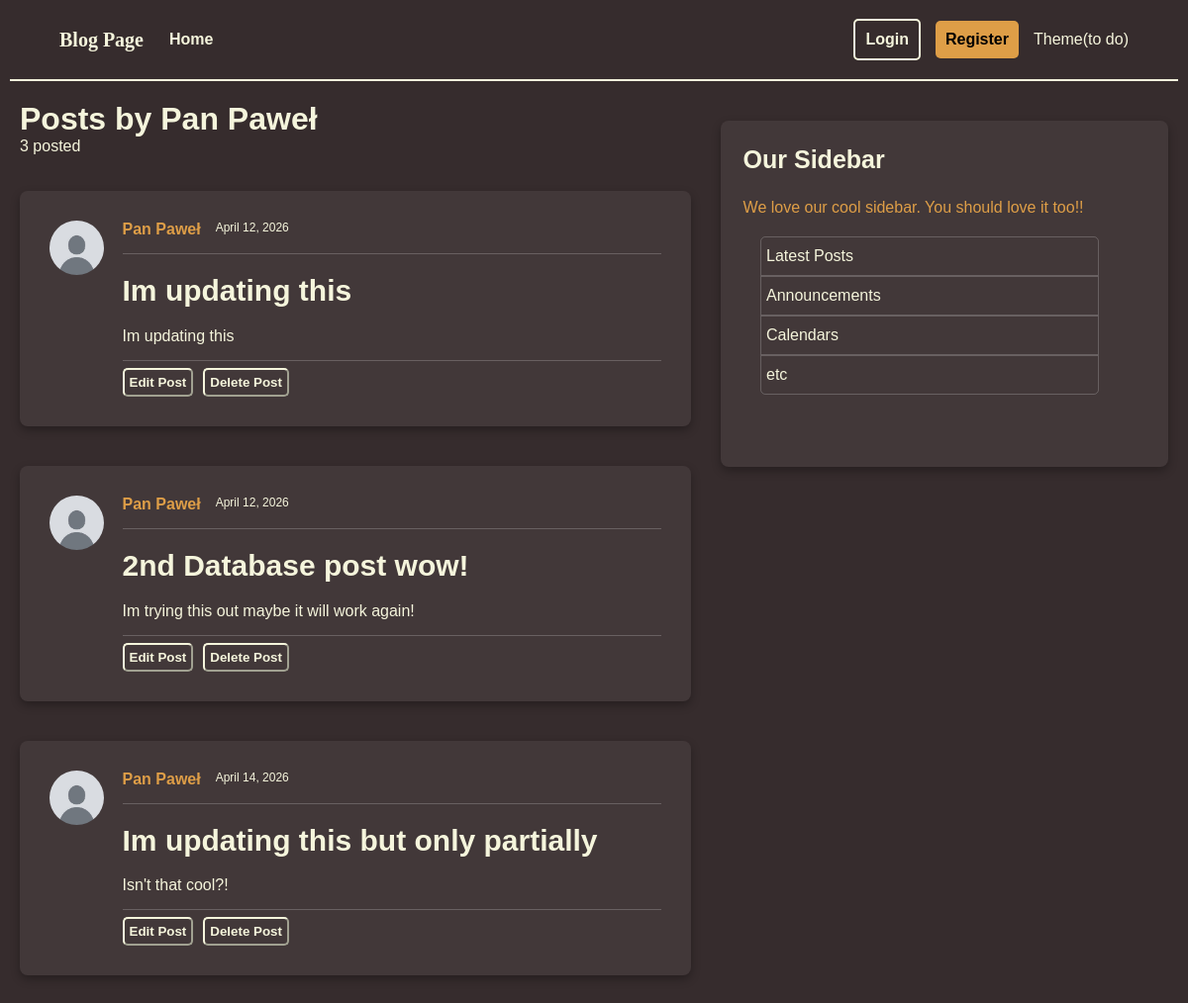
Before: /users/1/posts with the older database file.
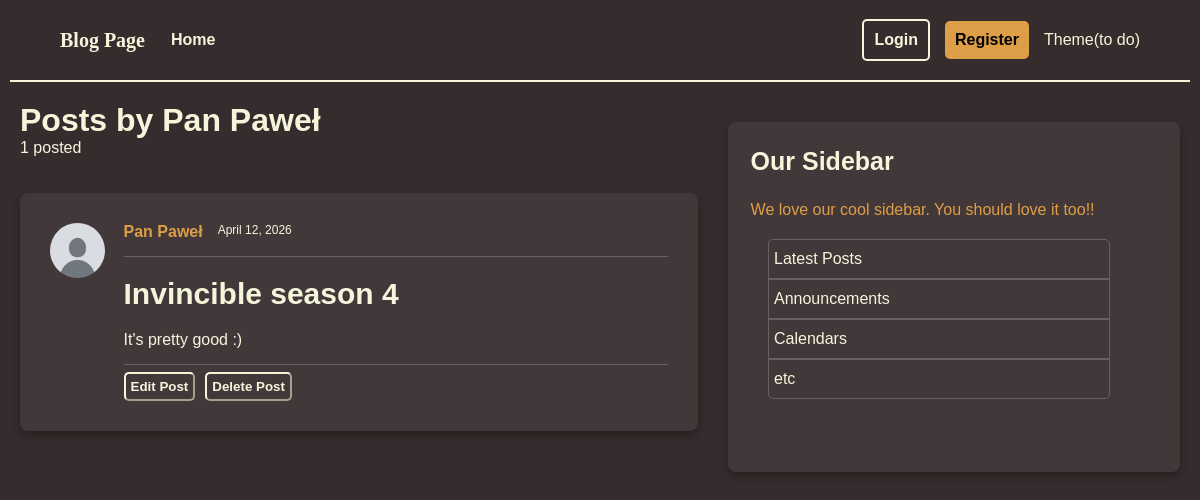
After: the same page with the newer database file.
### models.py (models this page shows, shortened)
class Post(Base):
    __tablename__ = "posts"
    id: Mapped[int] = mapped_column(Integer, primary_key=True, index=True)
    title: Mapped[str] = mapped_column(String(100), nullable=False)
    content: Mapped[str] = mapped_column(Text, nullable=False)
    user_id: Mapped[int] = mapped_column(
        ForeignKey("users.id"),
        nullable=False,
        index=True,
    )
    date_posted: Mapped[datetime] = mapped_column(
        DateTime(timezone=True),
        default=lambda: datetime.now(UTC),
    )
    author: Mapped[User] = relationship(back_populates="posts")

class User(Base):
    __tablename__ = "users"
    id: Mapped[int] = mapped_column(Integer, primary_key=True, index=True)
    username: Mapped[str] = mapped_column(String(50), unique=True, nullable=False)
    email: Mapped[str] = mapped_column(String(120), unique=True, nullable=False)
    image_file: Mapped[str | None] = mapped_column(
        String(200),
        nullable=True,
        default=None,
    )
    posts: Mapped[list[Post]] = relationship(back_populates="author")

### main.py (the view)
@app.get("/users/{user_id}/posts", include_in_schema=False)
def user_posts_page(request: Request, user_id: int, db: Annotated[Session, Depends(get_db)]):
    result = db.execute(select(models.User).where(models.User.id == user_id))
    user = result.scalars().first()
    if not user:
        raise HTTPException(
            status_code = status.HTTP_404_NOT_FOUND,
            detail = "User not found",
        )
    result = db.execute(select(models.Post).where(models.Post.user_id == user_id))
    posts = result.scalars().all()
    return template.TemplateResponse(
        request,
        "user_posts.html",
        {"posts": posts, "user": user, "title": f"{user.username}'s Posts"},
    )

### templates/user_posts.html
{% extends "layout.html" %}
{% block content %}
    <h1 class="posts_by">Posts by {{ user.username }}</h1>
    <p class="num_of_posts">{{ posts|length }} posted</p>
    {% for post in posts %}
        <div class="container">
            <div class="full_post">
                <img class="profile_pic" src="{{ post.author.image_path }}" alt="A profile picture of {{ post.author.username }}">
                <div class="post-content">
                <div class="author-and-date">
                    <a class="author" href="#">{{ post.author.username }}</a>
                    <small class="date_posted">{{ post.date_posted.strftime('%B %d, %Y') }}</small>
                </div>
                <hr class="post-line">
                <h2>
                <a class="title" href="#">{{ post.title }}</a>
                </h2>
                <p class="content">{{ post.content }}</p>
                <hr class="post-line">
                <div class="post-buttons">
                    <button id="edit-button">Edit Post</button>
                    <button id="delete-button">Delete Post</button>
                </div>
            </div>
            </div>
        </div>
    {% else %}
        <p class="no_posts">No posts by this user yet</p>
    {% endfor %}
{% endblock content %}

Changed rows visible on the page:
removed Post: author.username "Pan Paweł", date_posted "April 12, 2026", title "Im updating this", content "Im updating this"
removed Post: author.username "Pan Paweł", date_posted "April 14, 2026", title "Im updating this but only partially", content "Isn't that cool?!"
changed Post "Pan Paweł": title "2nd Database post wow!" → "Invincible season 4"; content "Im trying this out maybe it will work again!" → "It's pretty good :)"
Other visible differences:
{{ posts|length }}: "3" → "1"
